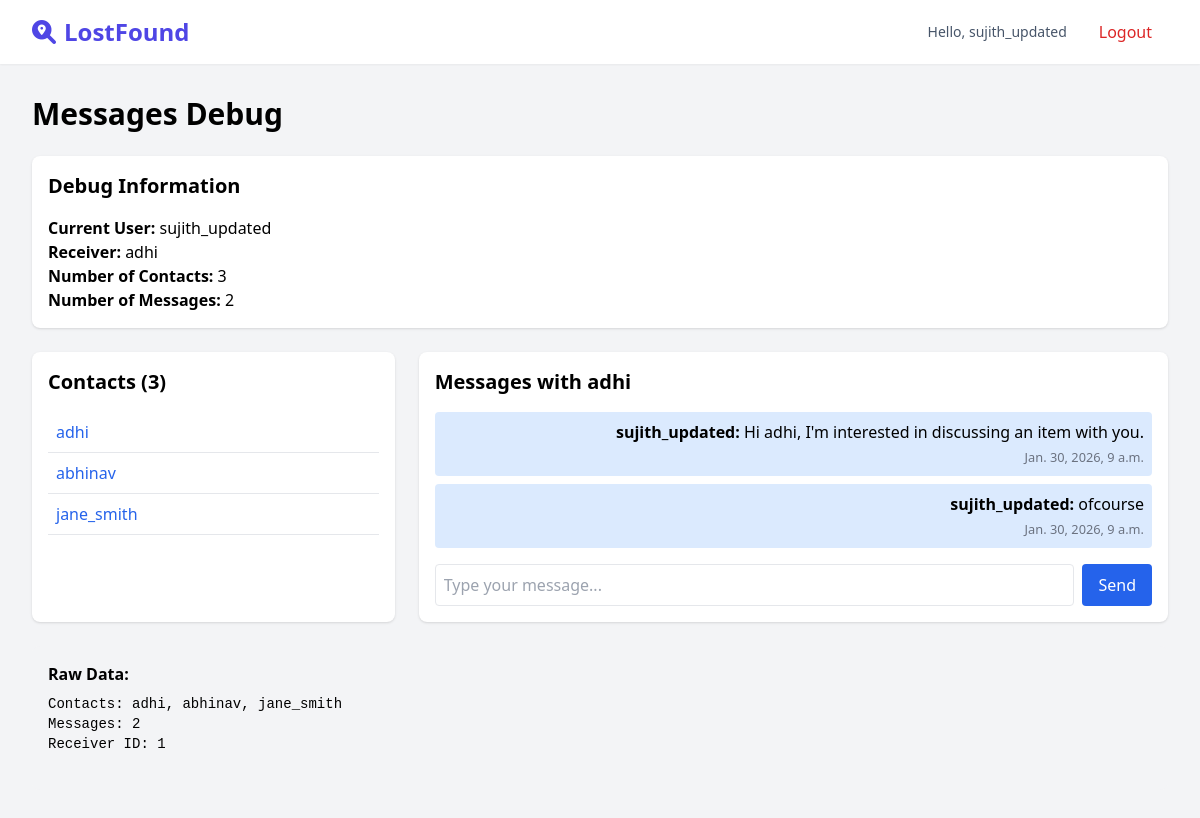
Page /items/messages-debug/1/ (signed in) on the committed database.
### accounts/models.py (models this page shows, shortened)
class CustomUser(AbstractUser):
    USER_TYPE_CHOICES = [
        ('normal', 'Normal User'),
        ('admin', 'Administrator'),
    ]
    ACCOUNT_STATUS_CHOICES = [
        ('active', 'Active'),
        ('suspended', 'Suspended'),
        ('banned', 'Banned'),
    ]
    phone_number = models.CharField(max_length=15, blank=True, null=True)
    user_type = models.CharField(max_length=10, choices=USER_TYPE_CHOICES, default='normal')
    account_status = models.CharField(max_length=10, choices=ACCOUNT_STATUS_CHOICES, default='active')
    suspension_reason = models.TextField(blank=True, null=True)
    suspended_by = models.ForeignKey('self', on_delete=models.SET_NULL, null=True, blank=True, related_name='suspended_users')
    suspension_date = models.DateTimeField(null=True, blank=True)
    last_login_attempt = models.DateTimeField(null=True, blank=True)

### items/models.py (models this page shows)
class Message(models.Model):
    sender = models.ForeignKey(settings.AUTH_USER_MODEL, on_delete=models.CASCADE, related_name='sent_messages')
    receiver = models.ForeignKey(settings.AUTH_USER_MODEL, on_delete=models.CASCADE, related_name='received_messages')
    content = models.TextField()
    timestamp = models.DateTimeField(auto_now_add=True)
    class Meta:
        ordering = ['timestamp']

### items/views.py (the view)
# urls.py: path('messages-debug/', views.messages_debug, name='messages_debug'),
@login_required
def messages_debug(request, receiver_id=None):
    User = get_user_model()
    receiver = None
    if receiver_id:
        receiver = get_object_or_404(User, id=receiver_id)
    chat_messages = []
    if receiver:
        chat_messages = Message.objects.filter(
            Q(sender=request.user, receiver=receiver) |
            Q(sender=receiver, receiver=request.user)
        ).order_by('timestamp')
    sent_messages = Message.objects.filter(sender=request.user).values_list('receiver', flat=True)
    received_messages = Message.objects.filter(receiver=request.user).values_list('sender', flat=True)
    contact_ids = set(list(sent_messages) + list(received_messages))
    contact_ids.discard(request.user.id)
    contacts = User.objects.filter(id__in=contact_ids)
    return render(request, 'items/messages_debug.html', {
        'receiver': receiver,
        'chat_messages': chat_messages,
        'contacts': contacts
    })

### items/templates/items/messages_debug.html (shortened to what this page needs)
{% extends 'base.html' %}
{% block content %}
<div class="min-h-screen bg-gray-100 p-8">
    <div class="max-w-6xl mx-auto">
        <h1 class="text-3xl font-bold mb-6">Messages Debug</h1>
        <div class="bg-white p-4 rounded-lg shadow mb-6">
            <h2 class="text-xl font-semibold mb-4">Debug Information</h2>
            <p><strong>Current User:</strong> {{ user.username }}</p>
            <p><strong>Receiver:</strong> {% if receiver %}{{ receiver.username }}{% else %}None{% endif %}</p>
            <p><strong>Number of Contacts:</strong> {{ contacts|length }}</p>
            <p><strong>Number of Messages:</strong> {{ chat_messages|length }}</p>
        </div>
        <div class="grid grid-cols-1 md:grid-cols-3 gap-6">
            <div class="bg-white p-4 rounded-lg shadow">
                <h2 class="text-xl font-semibold mb-4">Contacts ({{ contacts|length }})</h2>
                {% for contact in contacts %}
                    <div class="p-2 border-b">
                        <a href="{% url 'messages_view' contact.id %}" class="text-blue-600 hover:underline">
                            {{ contact.username }}
                        </a>
                    </div>
                {% empty %}
                    <p class="text-gray-500">No contacts found</p>
                {% endfor %}
            </div>
            <div class="md:col-span-2 bg-white p-4 rounded-lg shadow">
                <h2 class="text-xl font-semibold mb-4">
                    Messages {% if receiver %}with {{ receiver.username }}{% endif %}
                </h2>
                {% if receiver %}
                    <div class="space-y-2 mb-4 max-h-96 overflow-y-auto">
                        {% for message in chat_messages %}
                            <div class="p-2 {% if message.sender == user %}bg-blue-100 text-right{% else %}bg-gray-100{% endif %} rounded">
                                <strong>{{ message.sender.username }}:</strong> {{ message.content }}
                                <br><small class="text-gray-500">{{ message.timestamp }}</small>
                            </div>
                        {% empty %}
                            <p class="text-gray-500">No messages yet</p>
                        {% endfor %}
                    </div>
                    <form method="POST" class="flex gap-2">
                        <input type="text" name="content" placeholder="Type your message..."
                               class="flex-1 p-2 border rounded" required>
                        <button type="submit" class="bg-blue-600 text-white px-4 py-2 rounded hover:bg-blue-700">
                            Send
                        </button>
                    </form>
                {% else %}
                    <p class="text-gray-500">Select a contact to start messaging</p>
                {% endif %}
            </div>
        </div>
        <div class="mt-6 bg-gray-100 p-4 rounded-lg">
            <h3 class="font-semibold mb-2">Raw Data:</h3>
            <pre class="text-sm">
Contacts: {% for contact in contacts %}{{ contact.username }}{% if not forloop.last %}, {% endif %}{% endfor %}
Messages: {{ chat_messages|length }}
Receiver ID: {% if receiver %}{{ receiver.id }}{% else %}None{% endif %}
            </pre>
        </div>
    </div>
</div>
{% endblock %}

### items/templates/base.html (shortened to what this page needs)
<!DOCTYPE html>
<html lang="en">
<head>
    <script src="https://cdn.tailwindcss.com"></script>
    <link href="https://cdnjs.cloudflare.com/ajax/libs/font-awesome/6.0.0/css/all.min.css" rel="stylesheet">
</head>
<body class="bg-slate-50 font-sans">
    <nav class="bg-white shadow-sm sticky top-0 z-50">
    <div class="max-w-7xl mx-auto px-4 sm:px-6 lg:px-8">
        <div class="flex justify-between h-16 items-center">
            <div class="flex items-center">
                <a href="{% if user.is_authenticated %}{% url 'dashboard' %}{% else %}/{% endif %}" class="text-2xl font-bold text-indigo-600">
                    <i class="fa-solid fa-magnifying-glass-location mr-2"></i>LostFound
                </a>
            </div>
            <div class="flex items-center space-x-4">
                {% if user.is_authenticated %}
                    <span class="text-slate-600 text-sm hidden md:block">Hello, {{ user.username }}</span>
                    <form action="{% url 'logout' %}" method="post" class="inline">
                        <button type="submit" class="px-4 py-2 text-red-600 font-medium hover:bg-red-50 rounded-lg transition">Logout</button>
                    </form>
                {% else %}
                    <a href="{% url 'login' %}" class="px-4 py-2 text-indigo-600 font-medium hover:bg-indigo-50 rounded-lg transition">Login</a>
                    <a href="{% url 'signup' %}" class="px-4 py-2 bg-indigo-600 text-white font-medium rounded-lg hover:bg-indigo-700 shadow-md transition">Sign Up</a>
                {% endif %}
            </div>
        </div>
    </div>
</nav>
    {% block content %}
    {% endblock %}
</body>
</html>

### rows in the picture
CustomUser: username "sujith_updated"
CustomUser: username "adhi", id "1"
CustomUser: username "abhinav"
CustomUser: username "jane_smith"
Message: sender.username "sujith_updated", content "Hi adhi, I'm interested in discussing an item with you.", timestamp "Jan. 30, 2026, 9 a.m."
Message: sender.username "sujith_updated", content "ofcourse", timestamp "Jan. 30, 2026, 9 a.m."

### other values in the picture
{{ contacts|length }} "3"
{{ chat_messages|length }} "2"
